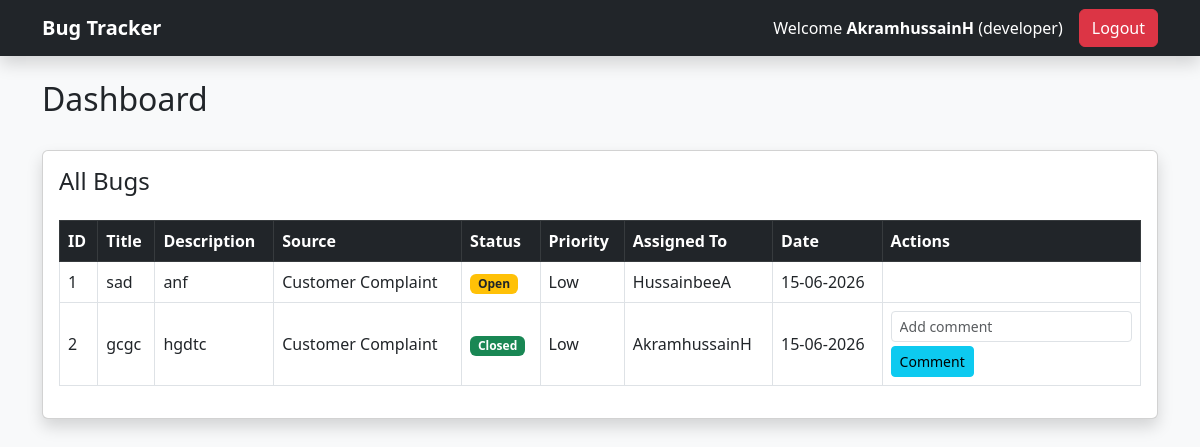
Before: /dashboard (signed in) with the older database file.
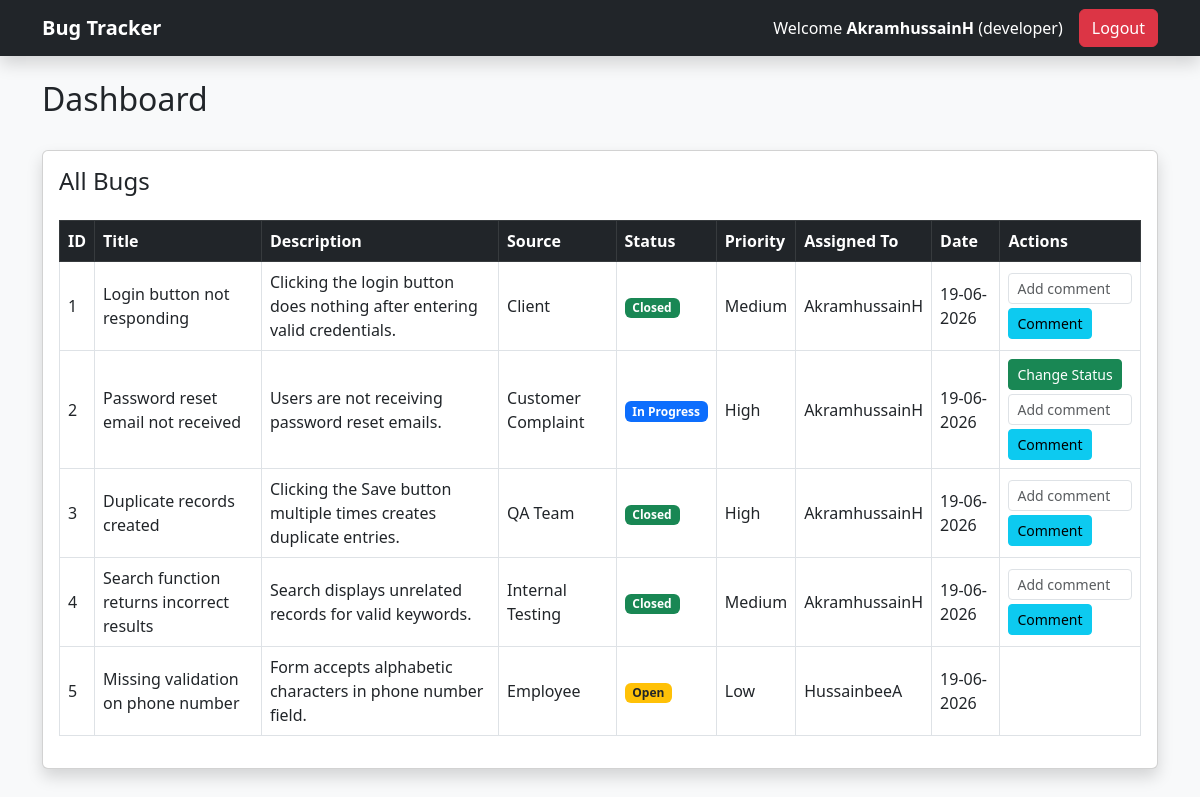
After: the same page with the newer database file.
### models.py (models this page shows)
class User(db.Model):
    __tablename__ = "user"
    id = db.Column(db.Integer, primary_key=True)
    username = db.Column(db.String(100), unique=True, nullable=False)
    email = db.Column(db.String(100), unique=True, nullable=False)
    password = db.Column(db.String(255), nullable=False)
    role = db.Column(db.String(50), nullable=False)

class Bug(db.Model):
    __tablename__ = "bug"
    id = db.Column(db.Integer, primary_key=True)
    title = db.Column(db.String(200), nullable=False)
    description = db.Column(db.Text, nullable=False)
    priority = db.Column(db.String(50))
    bug_source = db.Column(db.String(100))
    status = db.Column(db.String(50), default="Open")
    created_by_id = db.Column(
        db.Integer,
        db.ForeignKey("user.id")
    )
    assigned_to_id = db.Column(
        db.Integer,
        db.ForeignKey("user.id")
    )
    assigned_to = db.relationship(
    "User",
    foreign_keys=[assigned_to_id]
)
    created_at = db.Column(
        db.DateTime,
        default=datetime.utcnow
    )
    comments = db.relationship(
        "Comment",
        backref="bug",
        lazy=True,
        cascade="all, delete-orphan"
    )

### app.py (the view, shortened to what this page needs)
@app.route("/dashboard")
def dashboard():
    if "user_id" not in session:
        return redirect("/login")
    role = session["role"].lower()
    if role == "admin":
        bugs = Bug.query.all()
    else:
        bugs = Bug.query.filter(
            Bug.status != "Deleted"
        ).all()
    developers = User.query.filter(
        User.role.ilike("developer")
    ).all()
    total_bugs = Bug.query.filter(
        Bug.status != "Deleted"
    ).count()
    open_bugs = Bug.query.filter_by(
        status="Open"
    ).count()
    in_progress_bugs = Bug.query.filter_by(
        status="In Progress"
    ).count()
    resolved_bugs = Bug.query.filter_by(
        status="Resolved"
    ).count()
    closed_bugs = Bug.query.filter_by(
        status="Closed"
    ).count()
    deleted_bugs = Bug.query.filter_by(
        status="Deleted"
    ).count()
    return render_template(
        "dashboard.html",
        bugs=bugs,
        developers=developers,
        total_bugs=total_bugs,
        open_bugs=open_bugs,
        in_progress_bugs=in_progress_bugs,
        resolved_bugs=resolved_bugs,
        closed_bugs=closed_bugs,
        deleted_bugs=deleted_bugs
    )

### templates/dashboard.html (shortened to what this page needs)
{% extends 'base.html' %}
{% block content %}
<div class="d-flex justify-content-between align-items-center mb-4">
<h2>Dashboard</h2>
</div>
<div class="card shadow">
<div class="card-body">
    <h4 class="mb-4">All Bugs</h4>
    <table class="table table-bordered table-hover align-middle">
        <thead class="table-dark">
            <tr>
                <th>ID</th>
                <th>Title</th>
                <th>Description</th>
                <th>Source</th>
                <th>Status</th>
                <th>Priority</th>
                <th>Assigned To</th>
                <th>Date</th>
                <th>Actions</th>
            </tr>
        </thead>
        <tbody>
            {% for bug in bugs %}
            <tr>
                <td>{{ loop.index }}</td>
                <td>{{ bug.title }}</td>
                <td>
    {{ bug.description }}
</td>
                <td>{{ bug.bug_source }}</td>
                <td>
                    {% if bug.status|lower == 'open' %}
<span class="badge bg-warning text-dark">
    Open
</span>
{% elif bug.status|lower == 'in progress' %}
<span class="badge bg-primary">
    In Progress
</span>
{% elif bug.status|lower == 'resolved' %}
<span class="badge bg-info text-dark">
    Resolved
</span>
{% elif bug.status|lower == 'closed' %}
<span class="badge bg-success">
    Closed
</span>
{% elif bug.status|lower == 'deleted' %}
<span class="badge bg-danger">
    Deleted
</span>
{% endif %}
                </td>
                <td>{{ bug.priority }}</td>
                <td>
                    {% if bug.assigned_to %}
                        {{ bug.assigned_to.username }}
                    {% else %}
                        Not Assigned
                    {% endif %}
                </td>
                <td>
                    {{ bug.created_at.strftime('%d-%m-%Y') }}
                </td>
                <td>
                    {% set role = session['role']|lower %}
                    {% if role == 'developer'
                          and bug.assigned_to_id == session['user_id'] %}
                        {% if bug.status|lower in
                              ['open', 'in progress'] %}
                        <a href="/update_status/{{ bug.id }}"
                           class="btn btn-success btn-sm mb-1">
                            Change Status
                        </a>
                        {% endif %}
                        <form method="POST"
                              action="/add_comment/{{ bug.id }}">
                            <input
                                type="text"
                                name="comment"
                                class="form-control form-control-sm mb-1"
                                placeholder="Add comment"
                                required
                            >
                            <button
                                class="btn btn-info btn-sm">
                                Comment
                            </button>
                        </form>
                    {% endif %}
                </td>
            </tr>
            {% endfor %}
        </tbody>
    </table>
</div>
</div>
{% endblock %}

### templates/base.html (shortened to what this page needs)
<!DOCTYPE html>
<html lang="en">
<head>
    <link
        href="https://cdn.jsdelivr.net/npm/bootstrap@5.3.0/dist/css/bootstrap.min.css"
        rel="stylesheet"
    >
</head>
<body class="bg-light">
    <nav class="navbar navbar-expand-lg navbar-dark bg-dark shadow">
        <div class="container">
            <a class="navbar-brand fw-bold" href="/dashboard">
                Bug Tracker
            </a>
            {% if session.get('user_id') %}
            <div class="d-flex align-items-center">
                <span class="text-white me-3">
                    Welcome
                    <strong>
                        {{ session['username'] }}
                    </strong>
                    ({{ session['role'] }})
                </span>
                <a
                    href="/logout"
                    class="btn btn-danger"
                >
                    Logout
                </a>
            </div>
            {% endif %}
        </div>
    </nav>
    <div class="container mt-4">
        {% block content %}
        {% endblock %}
    </div>
</body>
</html>

Changed rows visible on the page:
removed Bug: title "sad", description "anf", bug_source "Customer Complaint", status "Open", priority "Low", assigned_to.username "HussainbeeA", created_at "15-06-2026"
removed Bug: title "gcgc", description "hgdtc", bug_source "Customer Complaint", status "Closed", priority "Low", assigned_to.username "AkramhussainH", created_at "15-06-2026"
added Bug: title "Login button not responding", description "Clicking the login button does nothing after entering valid credentials.", bug_source "Client", status "Closed", priority "Medium", assigned_to.username "AkramhussainH", created_at "19-06-2026"
added Bug: title "Password reset email not received", description "Users are not receiving password reset emails.", bug_source "Customer Complaint", status "In Progress", priority "High", assigned_to.username "AkramhussainH", created_at "19-06-2026"
added Bug: title "Duplicate records created", description "Clicking the Save button multiple times creates duplicate entries.", bug_source "QA Team", status "Closed", priority "High", assigned_to.username "AkramhussainH", created_at "19-06-2026"
added Bug: title "Search function returns incorrect results", description "Search displays unrelated records for valid keywords.", bug_source "Internal Testing", status "Closed", priority "Medium", assigned_to.username "AkramhussainH", created_at "19-06-2026"
added Bug: title "Missing validation on phone number", description "Form accepts alphabetic characters in phone number field.", bug_source "Employee", status "Open", priority "Low", assigned_to.username "HussainbeeA", created_at "19-06-2026"
